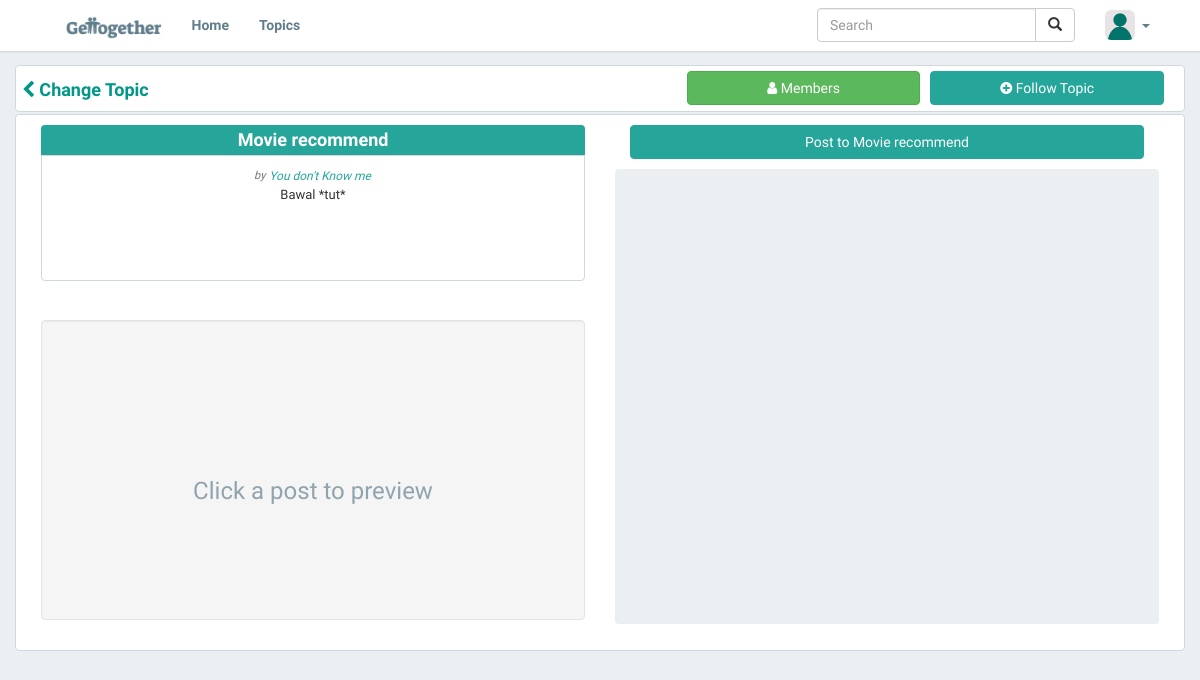
The page /index.php/topic/view/11 on the database its author committed.
### tables this page shows
CREATE TABLE `tbl_topics` (
  `topic_id` int(11) NOT NULL,
  `creator_id` int(11) NOT NULL,
  `topic_name` varchar(35) NOT NULL,
  `topic_description` varchar(256) NOT NULL,
  `date_created` datetime DEFAULT NULL,
  `is_cancelled` int(1) NOT NULL DEFAULT '0'
);

CREATE TABLE `tbl_users` (
  `user_id` int(11) NOT NULL,
  `email` varchar(45) NOT NULL,
  `password` varchar(64) NOT NULL,
  `first_name` varchar(25) NOT NULL,
  `last_name` varchar(25) NOT NULL,
  `birthdate` date DEFAULT NULL,
  `role_id` int(11) DEFAULT NULL,
  `is_enabled` int(1) NOT NULL,
  `is_online` binary(1) DEFAULT NULL,
  `profile_url` varchar(100) DEFAULT NULL,
  `session_id` varchar(45) DEFAULT NULL,
  `description` varchar(75) DEFAULT NULL
);

### application/controllers/topic.php (called while the page is built, shortened)
<?php
class Topic extends CI_Controller {
    public function view() {
        $logged_user = $_SESSION['logged_user'];
        $topic_id = $this->uri->segment(3);
        if ($topic_id) {
            $this->load->model('topic_model', 'topics');
            $this->load->model('notification_model', 'notifs');
            $topic = $this->topics->get_topic(true, $topic_id);
            if ($topic) {
                $data['is_followed'] = $this->topics->check_follow($topic->topic_id, $logged_user->user_id);
                $data['is_moderated'] = $this->topics->check_moderated($topic->topic_id, $logged_user->user_id);
                $data['has_requested'] = $this->notifs->check_request($logged_user->user_id, $topic->topic_id);
                $this->load->view('pages/topic_page', $data);
            } else {
                $this->load->view('errors/error_404');
            }
        } else {
            $this->load->view('errors/error_404');
        }
    }
}

### index.php (called while the page is built, shortened)
<?php
require_once BASEPATH.'core/CodeIgniter.php';

### application/models/topic_model.php (called while the page is built, shortened)
<?php
class Topic_model extends CI_Model {
    public function get_topic($load_posts, $id) {
        $topic = $this->db->get_where('tbl_topics', array('topic_id' => $id))->row();
        if ($load_posts) {
            $topic->posts = $this->posts->get_topic_posts($topic->topic_id);
            $topic->followers = $this->users->get_topic_followers($topic->topic_id);
            $topic->moderators = $this->users->get_topic_moderators($topic->topic_id);
            $topic->nonfollowers = $this->users->get_nonfollowers($topic->topic_id);
            $topic->nonmoderators = $this->users->get_nonmoderators($topic->topic_id);
        }
        $topic->user = $this->users->get_user(false, false, array('user_id' => $topic->creator_id));
        return $topic;
    }
    public function check_follow($topic_id, $user_id) {
        $is_followed = $this->db->get_where('tbl_topic_follower', array('topic_id' => $topic_id, 'user_id' => $user_id))->row();
        return $is_followed;
    }
}

### application/models/user_model.php (called while the page is built, shortened)
<?php
class User_model extends CI_Model {
    public function get_user($load_topics, $load_activities, $fields = array()) {
        $query = $this->db->get_where('tbl_users', $fields);
        $user = $query->row();
        return $user;
    }
    public function get_topic_followers($topic_id) {
        $this->db->select('*');
        $this->db->from('tbl_users');
        $this->db->join('tbl_topic_follower', 'tbl_topic_follower.user_id = tbl_users.user_id');
        $this->db->where(array('tbl_topic_follower.topic_id' => $topic_id));
        $query = $this->db->order_by('tbl_users.first_name', 'ASC')->get();
        return $query->result();
    }
    public function get_topic_moderators($topic_id) {
        $this->db->select('*');
        $this->db->from('tbl_users u');
        $this->db->join('tbl_topic_moderator tm', 'tm.user_id = u.user_id');
        $this->db->where(array('tm.topic_id' => $topic_id));
        $query = $this->db->order_by('u.first_name', 'ASC')->get();
        return $query->result();
    }
    public function get_nonfollowers($topic_id) {
        $this->db->select("tf.user_id")
                ->from("tbl_topic_follower tf")
                ->join("tbl_topics t", "tf.topic_id = t.topic_id")
                ->where("tf.topic_id = ", $topic_id);
        $subjoin = $this->db->get_compiled_select();
        $this->db->select("u.user_id, u.first_name, u.last_name, u.profile_url")
                ->from("tbl_users u")
                ->join("($subjoin) sub", "u.user_id = sub.user_id", "left outer")
                ->where("sub.user_id is null")
                ->where("u.is_enabled = ", true)
                ->where("u.role_id = ", 2);
        $non_followers = $this->db->get()->result();
        return $non_followers;
    }
    public function get_nonmoderators($topic_id) {
        $this->db->select("tm.user_id")
                ->from("tbl_topic_moderator tm")
                ->join("tbl_topics t", "tm.topic_id = t.topic_id")
                ->where("tm.topic_id = ", $topic_id);
        $subjoin = $this->db->get_compiled_select();
        $this->db->select("u.user_id, u.first_name, u.last_name, u.profile_url")
                ->from("tbl_users u")
                ->join("($subjoin) sub", "u.user_id = sub.user_id", "left outer")
                ->where("sub.user_id is null")
                ->where("u.is_enabled = ", true)
                ->where("u.role_id = ", 2);
        $non_moderators = $this->db->get()->result();
        return $non_moderators;
    }
}

### application/views/pages/topic_page.php (shortened to what this page needs)
<?php
include(APPPATH . 'views/header.php');
$c_topic = $_SESSION['current_topic'];
?>
<body>
    <?php
    include(APPPATH . 'views/navigation_bar.php');
    ?>
    <div id = "topic-page" class = "container page" style = "min-height: 100%; height: 100%;">
        <div class = "row">
            <div id = "topic-heading" class = "col-md-12 content-container no-padding">
                <a class = "btn btn-topic-header" href="<?php echo base_url('topic'); ?>">
                    <h4 class = "pull-left topic-header-title no-padding" style = "margin-top: 3px; margin-bottom: 0px;">
                        <strong class = "text-info"><i class = "fa fa-chevron-left"></i>
                            Change Topic
                        </strong>
                    </h4>
                </a>
                <?php if (!$is_followed): ?>
                    <button id = "topic-follow-btn" class = "btn btn-md pull-right btn-primary" style = "margin: 5px; margin-right: 20px; width: 20%" value = "<?php echo $c_topic->topic_id ?>">
                        <i class = "fa fa-plus-circle"></i> Follow Topic
                    <?php else: ?>
                        <button id = "topic-follow-btn" class = "btn btn-md pull-right btn-danger" style = "margin: 5px; margin-right: 20px; width: 20%" value = "<?php echo $c_topic->topic_id ?>">
                            <i class = "fa fa-minus-circle"></i> Unfollow Topic
                        <?php endif; ?>
                    </button>
                    <a class = "btn btn-success pull-right btn-md" style = "margin: 5px; width: 20%" href = "#topic-members-modal" data-toggle = "modal">
                        <i class = "fa fa-user"></i> Members
                    </a>
            </div>
        </div>
        <div class = "row">
            <div class = "col-md-12 content-container">
                <div class = "col-sm-6">
                    <div class = "col-sm-12 topic-description-div no-padding">
                        <h4 class = "no-margin text-center user-topic-header topic-intro-header">
                            <strong><?php echo utf8_decode($c_topic->topic_name); ?></strong>
                        </h4>
                        <div class = "content-container topic-intro-content">
                            <p id = "desc-creator" class = "no-margin text-muted" align = "center">
                                <small><i>by <a class = "btn btn-link btn-xs no-padding no-margin" href = "<?php echo base_url('user/profile/' . $c_topic->user->user_id); ?>"><?php echo $c_topic->user->first_name . " " . $c_topic->user->last_name; ?></a></i></small>
                            </p>
                            <p id = "desc-container" class = "no-margin wrap text-center">
                                <?php echo utf8_decode($c_topic->topic_description); ?>
                            </p>
                        </div>
                    </div>
                    <div id = "preview-div" class = "col-sm-12 well topic-preview-div">
                        <div id = "no-preview"class = "topic-no-preview text-center">
                            <span><h3>Click a post to preview</h3></span>
                        </div>
                    </div>
                </div>
                <div class = "col-sm-6 topic-preview-div">
                    <div class = "col-xs-12">
                        <button class = "btn btn-primary btn-block" href="#create-post-modal" data-toggle = "modal">Post to <?php echo utf8_decode($c_topic->topic_name); ?></button>
                    </div>
                    <div class = "col-xs-12 topic-post-list">
                        <div class = "list-group" style = "padding-top: 15px;">
                        </div>
                    </div>
                </div>
            </div>
        </div>
    </div>

### css/style.css (style rules this page uses)
body { background-color: #ECEFF1; font-family: 'Muli', 'Cabin', sans-serif; }
.page { margin-top: 65px; margin-bottom: 50px; }
.content-container { background-color: white; margin-bottom: 2px; border-radius: 4px; padding: 10px; border: 1px solid #CFD8DC; }
.topic-preview-div { height: 300px; }
.topic-description-div { height: 195px; padding: 5px; margin-bottom: 0px; }
.topic-no-preview { position: absolute; top: 0; left: 0; right: 0; bottom: 0; margin: auto; }
.topic-no-preview span > h3 { line-height: 300px; text-align: center; color: #90A4AE; }
.topic-post-list { background-color: #ECEFF1; border-radius: 4px; margin-top: 10px; height: 455px; overflow-y: auto; }
.user-topic-header { background-color: #26A69A; color: white; margin-top: 0px; padding: 5px; }
.topic-intro-header { border-top-left-radius: 4px; border-top-right-radius: 4px; }
.topic-intro-content { height: 65%; border-top-left-radius: 0px; margin-bottom: 5px; border-top-right-radius: 0px; }
.btn-topic-header { background-color: #ffffff; border-color: #ffffff; border-top-right-radius: 0px; border-bottom-right-radius: 0px; padding: 10px 5px; }
.no-margin { margin: 0px; }
.no-padding { padding: 0px; }
p { font-size: 13px; }
.wrap { word-wrap: break-word; white-space: normal; }

### rows shown on the page
tbl_topics: topic_name "Movie recommend", topic_description "Bawal *tut*"
tbl_users: first_name "You don't", last_name "Know me"
